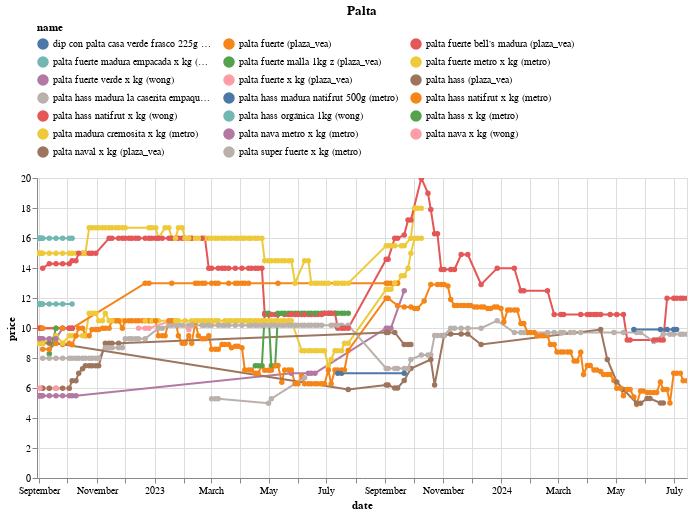

Here is the notebook cell this chart was saved with:
### Code cell
(df
 .loc[df.name.isin(names)]
 .pipe(alt.Chart)
 .mark_line(point=True)
 .encode(x='date', y='price', color='name', tooltip=['name','price'])
 .properties(width=650, title='Palta')
 .interactive()
 .configure_legend(orient='top', columns=3)
)

### Figure 1 — Vega-Lite specification as saved in the notebook (floating-point values rounded to 4 significant figures; data arrays with more than 128 entries replaced by an {"elided": "..."} marker saying what was removed)
{"config": {"view": {"continuousWidth": 300, "continuousHeight": 300}, "legend": {"columns": 3, "orient": "top"}}, "data": {"name": "data-5e5821056e1c7d5983ba678455e4c4ab"}, "mark": {"type": "line", "point": true}, "encoding": {"color": {"field": "name", "type": "nominal"}, "tooltip": [{"field": "name", "type": "nominal"}, {"field": "price", "type": "quantitative"}], "x": {"field": "date", "type": "temporal"}, "y": {"field": "price", "type": "quantitative"}}, "params": [{"name": "param_14", "select": {"type": "interval", "encodings": ["x", "y"]}, "bind": "scales"}], "title": "Palta", "width": 650, "$schema": "https://vega.github.io/schema/vega-lite/v5.17.0.json", "datasets": {"data-5e5821056e1c7d5983ba678455e4c4ab": {"elided": "794 records"}}}
